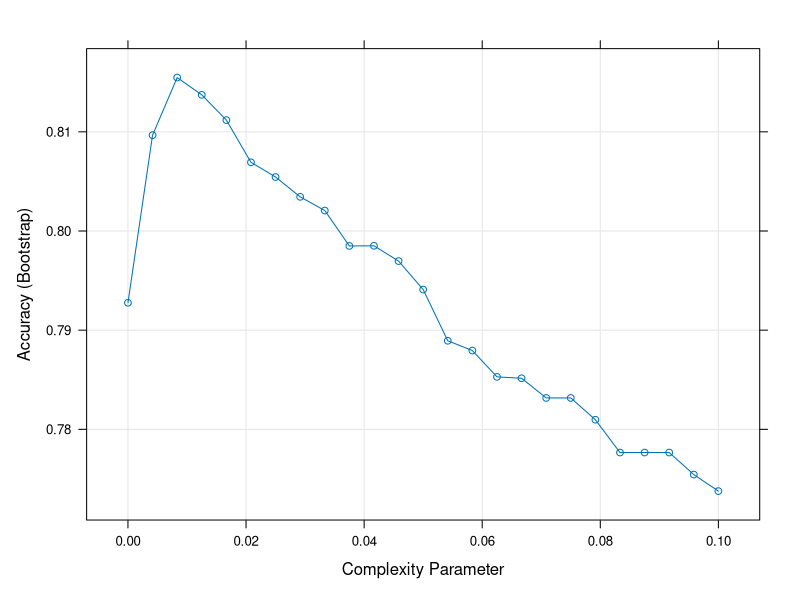

Generate this figure with R:
library(dslabs)
library(caret)
data("mnist_27")

##for a categorical outcome (i.e. in this case 2 or 7)

# fit a classification tree and plot it
# cp is the complexity parameter
train_rpart <- train(y ~ .,
                     method = "rpart",
                     tuneGrid = data.frame(cp = seq(0.0, 0.1, len = 25)),
                     data = mnist_27$train)
plot(train_rpart)

# compute accuracy
confusionMatrix(predict(train_rpart, mnist_27$test), mnist_27$test$y)$overall["Accuracy"]
